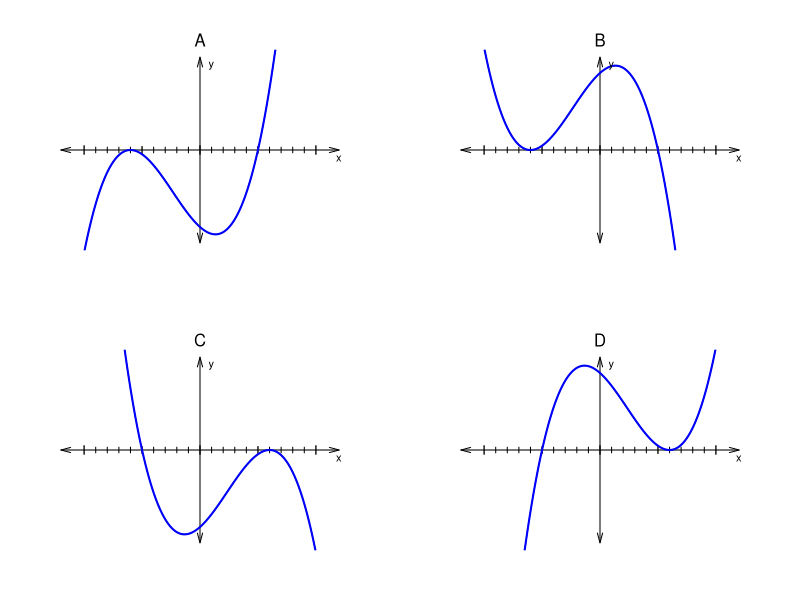
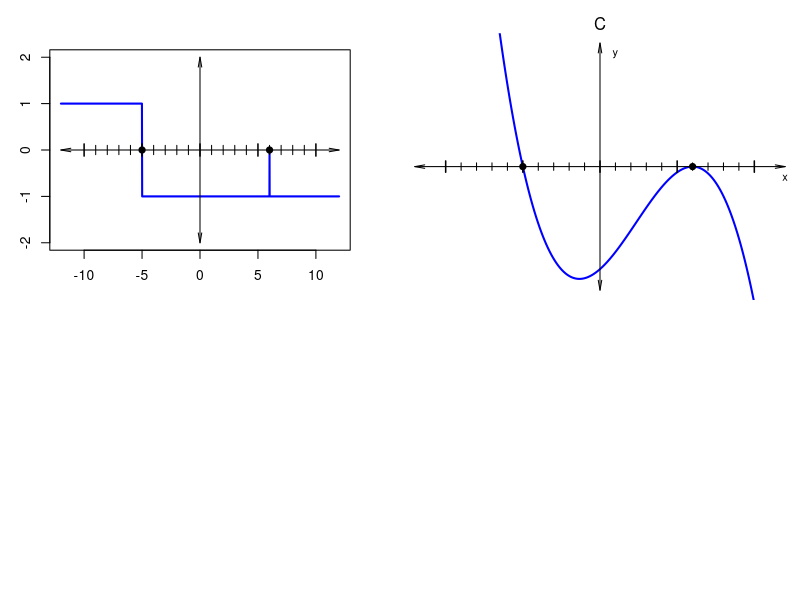

The R source for these figures, in order:
## ---- chunk 1
options(scipen=999)
pfix = function(c,d){
    cc = c[c!=0]
    dd = d[c!=0]
    p = paste0("{",cc,"}x^{",dd,"}",collapse="+")
    p = gsub("x^{0}","",p,fixed=T)
    p = gsub("x^{1}","x",p,fixed=T)
    p = gsub("+{-","-{",p,fixed=T)
    p = gsub("+{1}x","+x",p,fixed=T)
    p = gsub("-{1}x","-x",p,fixed=T)
    p = gsub("{-1}x","-x",p,fixed=T)
    p = gsub("{1}x","x",p,fixed=T)
    return(p)
}
mfix = function(c,d){
    cc = c[c!=0]
    dd = d[c!=0]
    p = paste0("+{",cc,"}x^{",dd,"}",collapse="")
    p = gsub("x^{0}","",p,fixed=T)
    p = gsub("x^{1}","x",p,fixed=T)
    p = gsub("+{-","-{",p,fixed=T)
    p = gsub("+{1}x","+x",p,fixed=T)
    p = gsub("-{1}x","-x",p,fixed=T)
    p = gsub("{-1}x","-x",p,fixed=T)
    p = gsub("{1}x","x",p,fixed=T)
    return(p)
}
ffix = function(roots,degs,A=1,x="x"){
    rr = roots[degs!=0]
    dd = degs[degs!=0]
    if(A==1){
        p = paste0("",paste0("(",x,"-",rr,")^{",dd,"}",collapse="\\cdot "))
    } else if(A==-1){
        p = paste0("-",paste0("(",x,"-",rr,")^{",dd,"}",collapse="\\cdot "))
    } else {
        p = paste0(A,paste0("(",x,"-",rr,")^{",dd,"}",collapse="\\cdot "))
    }
    p = gsub("--","+",p,fixed=T)
    p = gsub(paste0("(",x,"-0)",collapse=""),x,p,fixed=T)
    p = gsub("^{1}","",p,fixed=T)
    return(p)
}

numroots = sample(2:3,1)
while(T){
    h = sort(sample(-9:9,numroots))
    if(min(diff(h))>2 && length(unique(c(h,-h)))>3){break}
}

degs = sample(c(rep(1,numroots-1),2))
A = sample(c(-1,1),1)

p = function(x,h,d,A){
    return(A*prod((x-h)^d))
}

## ---- chunk 2
par(mfrow=c(2,2),mar=c(3,3,3,3))

multA = c(1,1,-1,-1)
multh = c(1,-1,1,-1)
ord = sample(1:4)

iii = 0
for(i in ord){
    iii = iii+1
    xx = seq(-12,12,0.01)
    yy = numeric()
    for(x in xx){
        yy = c(yy,p(x,h*multh[i],degs,A*multA[i]))
    }
    xx2 = seq(min(h*multh[i]),max(h*multh[i]),0.01)
    yy2 = numeric()
    for(x in xx2){
        yy2 = c(yy2,p(x,h*multh[i],degs,A*multA[i]))
    }
    ama = max(abs(yy2))
    plot(xx,yy,"l",axes=F,ann=F,xlim=c(-12,12),ylim=c(-ama*1.1,ama*1.1))
    mtext(LETTERS[iii],3)
    arrows(-12,0,12,0,0.1,15,3)
    arrows(0,ama*1.1,0,-ama*1.1,0.1,15,3)
    for(j in -10:10){
        if(j %% 10 == 0){
            lines(c(j,j),c(-ama/20,ama/20),lwd=1.3)
        } else if(j %% 5 == 0){
            lines(c(j,j),c(-ama/25,ama/25),lwd=1.3)
        } else {
            lines(c(j,j),c(-ama/30,ama/30),lwd=1)
        }
    }
    lines(xx,yy,col="blue",lwd=2)
    text(12,-ama/10,"x",cex=0.8)
    text(1,ama,"y",cex=0.8)
}

sol = paste0(1*(1==ord),collapse="")

## ---- chunk 3
if(sum(degs)%%2==0){
    wrd4 = "roots"
    wrd1 = "even"
    if(A<0){
        wrd2= "negative"
        wrd3= "down,down"
        ll = "-\\infty"
        rl = "-\\infty"
    } else {
        wrd2= "positive"
        wrd3= "up,up"
        ll = "\\infty"
        rl = "\\infty"
    }
} else {
    wrd4 = "root"
    wrd1 = "odd"
    if(A<0){
        wrd2= "negative"
        wrd3= "up,down"
        ll = "\\infty"
        rl = "-\\infty"
    } else {
        wrd2= "positive"
        wrd3= "down,up"
        ll = "-\\infty"
        rl = "\\infty"
    }
}

xeq = paste0("$x=",h,"$", collapse=" or ")
cxeq = ""
for(hh in h){
   cxeq = paste0(cxeq,"$$p(",hh,")~=~",ffix(h,degs,A,hh),"~=~0$$\n") 
}

## ---- chunk 4
xx = seq(-12,12,0.01)
yy = numeric()
for(x in xx){
    yy = c(yy,p(x,h,degs,A))
}
plot(xx,sign(yy),"l",xlim=c(-12,12),ylim=c(-2,2),lwd=2,col="blue",xlab="x",ylab="sign(p(x))")
for(xh in h){
    points(xh,0,pch=20,cex=1.5)
}
arrows(-12,0,12,0,0.1,10,3)
arrows(0,-2,0,2,0.1,10,3)
for(iii in -10:10){
    if(iii%%5==0){
        lines(c(iii,iii),c(-0.13,0.13),lwd=1.5) 
    } else {
        lines(c(iii,iii),c(-0.1,0.1))
    }
    
}
## ---- chunk 5
par(mar=c(0,0,2,0))
xx = seq(-12,12,0.01)
yy = numeric()
xx2 = seq(min(h),max(h),0.01)
yy2 = numeric()
for(x in xx2){
    yy2 = c(yy2,p(x,h,degs,A))
}
ama = max(abs(yy2))
for(x in xx){
    yy = c(yy,p(x,h,degs,A))
}
plot(xx,yy,"l",xlim=c(-12,12),ylim=c(-ama*1.1,ama*1.1),lwd=2,col="blue",xlab="x",ylab="p(x)",axes=F,ann=F)
for(xh in h){
    points(xh,0,pch=20,cex=1.5)
}
arrows(-12,0,12,0,0.1,10,3)
arrows(0,-ama*1.1,0,ama*1.1,0.1,10,3)
for(iii in -10:10){
    if(iii%%5==0){
        lines(c(iii,iii),c(-ama/20,ama/20),lwd=1.5) 
    } else {
        lines(c(iii,iii),c(-ama/30,ama/30))
    }
}
text(12,-ama/10,"x",cex=0.8)
text(1,ama,"y",cex=0.8)
mtext(LETTERS[which(ord==1)],3)
